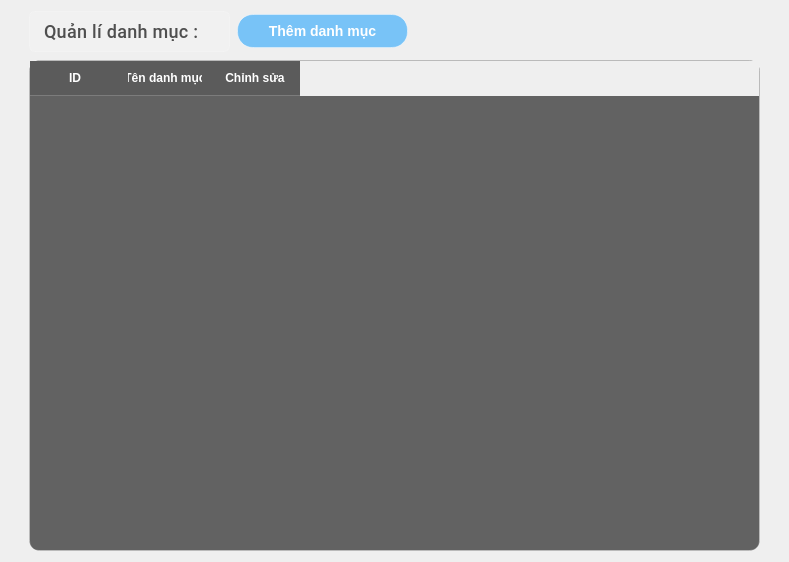
             <widget class="QWidget" name="page_2">
              <layout class="QGridLayout" name="gridLayout_14">
               <item row="0" column="0">
                <layout class="QGridLayout" name="gridLayout_2">
                 <property name="leftMargin">
                  <number>18</number>
                 </property>
                 <property name="rightMargin">
                  <number>18</number>
                 </property>
                 <property name="horizontalSpacing">
                  <number>2</number>
                 </property>
                 <property name="verticalSpacing">
                  <number>8</number>
                 </property>
                 <item row="0" column="0">
                  <layout class="QHBoxLayout" name="horizontalLayout_8">
                   <property name="spacing">
                    <number>7</number>
                   </property>
                   <item>
                    <layout class="QHBoxLayout" name="horizontalLayout_7">
                     <item>
                      <widget class="QLabel" name="label_4">
                       <property name="minimumSize">
                        <size>
                         <width>201</width>
                         <height>41</height>
                        </size>
                       </property>
                       <property name="font">
                        <font>
                         <family>Segoe UI,Roboto,sans-serif</family>
                         <pointsize>-1</pointsize>
                         <weight>62</weight>
                         <bold>true</bold>
                        </font>
                       </property>
                       <property name="styleSheet">
                        <string notr="true">QLabel {
    color: rgba(50, 50, 50, 0.85); /* Màu chữ đậm nhưng hơi trong suốt */
    font-family: &quot;Segoe UI&quot;, &quot;Roboto&quot;, sans-serif; /* Font hiện đại */
    font-weight: 500; /* Độ đậm vừa phải */
    font-size: 18px; /* Kích thước phù hợp */
    padding: 10px;
    letter-spacing: 0.3px; /* Tăng khoảng cách chữ nhẹ */
    
    text-align: center;
    background-color: rgba(255, 255, 255, 0.1); /* Nền trắng trong suốt */
    border-radius: 6px; /* Bo góc */
    backdrop-filter: blur(5px); /* Hiệu ứng blur đặc trưng của glassmorphism */
    box-shadow: 0 2px 8px rgba(0, 0, 0, 0.07); /* Đổ bóng tinh tế */
    border: 1px solid rgba(255, 255, 255, 0.18); /* Viền trắng trong suốt */
}
</string>
                       </property>
                       <property name="text">
                        <string>Quản lí danh mục :</string>
                       </property>
                      </widget>
                     </item>
                     <item>
                      <widget class="QPushButton" name="add_category_btn">
                       <property name="minimumSize">
                        <size>
                         <width>171</width>
                         <height>28</height>
                        </size>
                       </property>
                       <property name="styleSheet">
                        <string notr="true">QPushButton {
    background-color: rgba(0, 150, 255, 0.5); /* Nền xanh trong suốt */
    color: white;
    font-weight: bold;
    font-size: 14px;
    border-radius: 16px;
    padding: 8px 16px;
    
    /* Viền sáng */
    border: 1.5px solid rgba(255, 255, 255, 0.4);
    
    /* Đổ bóng - QSS hỗ trợ giới hạn */
    border-style: outset;
    border-width: 1px;
    
    /* Gradient xanh */
}

QPushButton:hover {
    background-color: rgba(30, 170, 255, 0.5); /* Xanh sáng hơn khi hover */
    border: 1.5px solid rgba(255, 255, 255, 0.6);
}

QPushButton:pressed {
    background-color: rgba(0, 120, 200, 0.4);
    border: 1.5px solid rgba(255, 255, 255, 0.3);
    padding-top: 9px; /* Tạo hiệu ứng nhấn xuống */
    padding-left: 17px;
}
</string>
                       </property>
                       <property name="text">
                        <string>Thêm danh mục</string>
                       </property>
                      </widget>
                     </item>
                    </layout>
                   </item>
                   <item>
                    <spacer name="horizontalSpacer_3">
                     <property name="orientation">
                      <enum>Qt::Horizontal</enum>
                     </property>
                     <property name="sizeHint" stdset="0">
                      <size>
                       <width>40</width>
                       <height>20</height>
                      </size>
                     </property>
                    </spacer>
                   </item>
                  </layout>
                 </item>
                 <item row="1" column="0">
                  <widget class="QTableWidget" name="table_danhmuc">
                   <property name="minimumSize">
                    <size>
                     <width>731</width>
                     <height>491</height>
                    </size>
                   </property>
                   <property name="styleSheet">
                    <string notr="true">/* Tổng thể bảng với phong cách Glassmorphism */
QTableWidget {
    background-color:  rgba(40, 40, 40, 180); /* Nền đen mờ, tăng độ trong suốt */
    border: 1px solid rgba(255, 255, 255, 0.2); /* Viền trắng mờ nhẹ */
    border-radius: 10px; /* Bo góc mềm mại */
    color: #ffffff; /* Chữ trắng để nổi bật */
    font-family: &quot;Arial&quot;, sans-serif;
    font-size: 14px;
	gridline-color: transparent;
}

/* Tiêu đề cột (header) */
QHeaderView::section {
    background-color: rgba(30, 30, 30, 180);
 /* Nền header đen mờ hơn một chút */
    color: #ffffff;
    padding: 8px;
    border: none;
    border-bottom: 1px solid rgba(255, 255, 255, 0.2);
    font-weight: bold;
}

/* Hiệu ứng hover cho tiêu đề */
QHeaderView::section:hover {
    background-color: rgba(0, 0, 0, 0.6); /* Sáng nhẹ khi hover */
    transition: background-color 0.3s ease; /* Hiệu ứng chuyển màu mượt */
}

/* Các ô trong bảng */
QTableWidget::item {
    padding: 8px;
    border: none;
    background-color: transparent;
}

/* Hiệu ứng khi chọn ô */
QTableWidget::item:selected {
    background-color: rgba(66, 165, 245, 0.4); /* Màu xanh dương mờ khi chọn */
    color: #ffffff;
}

/* Hiệu ứng hover cho ô */
QTableWidget::item:hover {
    background-color: rgba(255, 255, 255, 0.1); /* Sáng nhẹ khi rê chuột */
    transition: background-color 0.3s ease; /* Chuyển màu mượt mà */
}

/* Thanh cuộn dọc */
QScrollBar:vertical {
    background: rgba(0, 0, 0, 0.3); /* Nền đen mờ hơn */
    width: 10px;
    margin: 0px;
    border-radius: 5px;
}

QScrollBar::handle:vertical {
    background: linear-gradient(to bottom, rgba(66, 165, 245, 0.6), rgba(30, 136, 229, 0.6)); /* Gradient xanh dương mờ */
    border-radius: 5px;
}

QScrollBar::handle:vertical:hover {
    background: linear-gradient(to bottom, rgba(100, 181, 246, 0.7), rgba(66, 165, 245, 0.7)); /* Sáng hơn khi hover */
    transition: background 0.3s ease;
}

QScrollBar::add-line:vertical,
QScrollBar::sub-line:vertical {
    background: none;
}

QScrollBar::add-page:vertical,
QScrollBar::sub-page:vertical {
    background: none;
}

/* Thanh cuộn ngang */
QScrollBar:horizontal {
    background: rgba(0, 0, 0, 0.3); /* Nền đen mờ hơn */
    height: 10px;
    margin: 0px;
    border-radius: 5px;
}

QScrollBar::handle:horizontal {
    background: linear-gradient(to right, rgba(66, 165, 245, 0.6), rgba(30, 136, 229, 0.6)); /* Gradient xanh dương mờ */
    border-radius: 5px;
}

QScrollBar::handle:horizontal:hover {
    background: linear-gradient(to right, rgba(100, 181, 246, 0.7), rgba(66, 165, 245, 0.7)); /* Sáng hơn khi hover */
    transition: background 0.3s ease;
}

QScrollBar::add-line:horizontal,
QScrollBar::sub-line:horizontal {
    background: none;
}

QScrollBar::add-page:horizontal,
QScrollBar::sub-page:horizontal {
    background: none;
}</string>
                   </property>
                   <property name="horizontalScrollMode">
                    <enum>QAbstractItemView::ScrollPerPixel</enum>
                   </property>
                   <attribute name="horizontalHeaderDefaultSectionSize">
                    <number>90</number>
                   </attribute>
                   <column>
                    <property name="text">
                     <string>ID</string>
                    </property>
                   </column>
                   <column>
                    <property name="text">
                     <string>Tên danh mục</string>
                    </property>
                   </column>
                   <column>
                    <property name="text">
                     <string>Chỉnh sửa</string>
                    </property>
                   </column>
                  </widget>
                 </item>
                </layout>
               </item>
              </layout>
             </widget>
